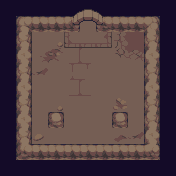

A 2D game scene composited from a Tiled map and its tileset images. What follows is a short description and the map's XML, with every tile layer's data as written:
An orthogonal 11x11 tile map with 16x16 px tiles, 5 tile layers (BackGround, Level1_walls, Level1_floor, Level1_collision, ...), 2 tilesets.

<map version="1.10" tiledversion="1.10.1" orientation="orthogonal" renderorder="left-up" width="11" height="11" tilewidth="16" tileheight="16" infinite="0" nextlayerid="28" nextobjectid="1">
 <editorsettings>
  <export target="ex_map_ra_2223.json" format="json" />
 </editorsettings>
 <tileset firstgid="1" name="tileset_examen" tilewidth="16" tileheight="16" tilecount="480" columns="20">
  <image source="../tilesets/tiles_dungeon_v1.1.png" width="320" height="384" />
 </tileset>
 <tileset firstgid="481" name="tilemap_terrains" tilewidth="16" tileheight="16" tilecount="855" columns="19">
  <image source="../tilesets/tilemap_terrains.png" width="304" height="720" />
 </tileset>
 <layer id="1" name="BackGround" width="11" height="11">
  <data encoding="csv">
36,36,36,36,36,36,36,36,36,36,36,
36,0,0,0,0,0,0,0,0,0,36,
36,0,0,0,0,0,0,0,0,0,36,
36,0,0,0,0,0,0,0,0,0,36,
36,0,0,0,0,0,0,0,0,0,36,
36,0,0,0,0,0,0,0,0,0,36,
36,0,0,0,0,0,0,0,0,0,36,
36,0,0,0,0,0,0,0,0,0,36,
36,0,0,0,0,0,0,0,0,0,36,
36,0,0,0,0,0,0,0,0,0,36,
36,36,36,36,36,36,36,36,36,36,36
</data>
 </layer>
 <layer id="2" name="Level1_walls" width="11" height="11">
  <data encoding="csv">
0,0,0,0,0,0,0,0,0,0,0,
0,422,403,403,404,0,402,403,403,423,0,
0,441,0,0,0,0,0,0,0,441,0,
0,445,0,0,0,0,0,0,0,445,0,
0,441,0,0,0,0,0,0,0,441,0,
0,445,0,0,0,0,0,0,0,445,0,
0,441,0,0,0,0,0,0,0,441,0,
0,445,0,0,0,0,0,0,0,441,0,
0,441,0,0,0,0,0,0,0,445,0,
0,442,403,403,403,403,403,403,403,443,0,
0,0,0,0,0,0,0,0,0,0,0
</data>
 </layer>
 <layer id="3" name="Level1_floor" width="11" height="11">
  <data encoding="csv">
0,0,0,0,0,0,0,0,0,0,0,
0,0,0,0,0,81,0,0,0,0,0,
0,0,81,427,130,131,132,105,106,0,0,
0,0,446,447,101,104,81,125,126,0,0,
0,0,428,81,121,124,81,81,81,0,0,
0,0,81,81,101,104,81,81,81,0,0,
0,0,81,427,81,81,81,406,81,0,0,
0,0,81,81,81,81,81,81,81,0,0,
0,0,408,81,81,81,81,426,428,0,0,
0,0,0,0,0,0,0,0,0,0,0,
0,0,0,0,0,0,0,0,0,0,0
</data>
 </layer>
 <layer id="19" name="Level1_collision" width="11" height="11">
  <data encoding="csv">
0,0,0,0,0,0,0,0,0,0,0,
0,0,0,0,0,0,0,0,0,0,0,
0,0,0,0,0,0,0,0,0,0,0,
0,0,0,0,0,0,0,0,0,0,0,
0,0,0,0,0,0,0,0,0,0,0,
0,0,0,0,0,0,0,0,0,0,0,
0,0,0,0,0,0,0,0,0,0,0,
0,0,0,401,0,0,0,401,0,0,0,
0,0,0,0,0,0,0,0,0,0,0,
0,0,0,0,0,0,0,0,0,0,0,
0,0,0,0,0,0,0,0,0,0,0
</data>
 </layer>
 <layer id="4" name="Level1_overlap" width="11" height="11">
  <data encoding="csv">
0,0,0,0,244,245,246,0,0,0,0,
0,0,0,0,264,265,266,0,0,0,0,
0,0,0,0,0,0,0,0,0,0,0,
0,0,0,0,0,0,0,0,0,0,0,
0,0,0,0,0,0,0,0,0,0,0,
0,0,0,0,0,0,0,0,0,0,0,
0,0,0,0,0,0,0,0,0,0,0,
0,0,0,0,0,0,0,0,0,0,0,
0,0,0,0,0,0,0,0,0,0,0,
0,0,0,0,0,0,0,0,0,0,0,
0,0,0,0,0,0,0,0,0,0,0
</data>
 </layer>
</map>
